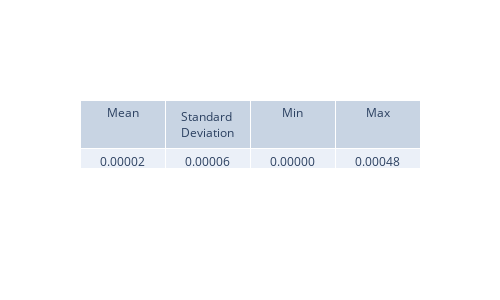

Notebook source saved alongside this figure:
### Code cell
plt.figure(figsize=(8, 6), dpi=200)
psi_sq_diff = np.abs(psi_sq - psi_sq_analytical)
view_metrics(psi_sq_diff)

plt.pcolormesh(x_values, t_values, psi_sq_diff.transpose(), shading="auto")
plt.colorbar(label='|psi(x,t)|^2')
plt.xlabel('x')
plt.ylabel('t')
plt.title('Absolute error of |psi|^2')
plt.show()

### Figure 1 — Plotly figure (JSON) as saved in the notebook; plotly's stock layout.template omitted (floating-point values rounded to 4 significant figures)
{"data": [{"cells": {"values": [["0.00002"], ["0.00006"], ["0.00000"], ["0.00048"]]}, "header": {"values": ["Mean", "Standard Deviation", "Min", "Max"]}, "type": "table"}], "layout": {"height": 300, "width": 500}}
